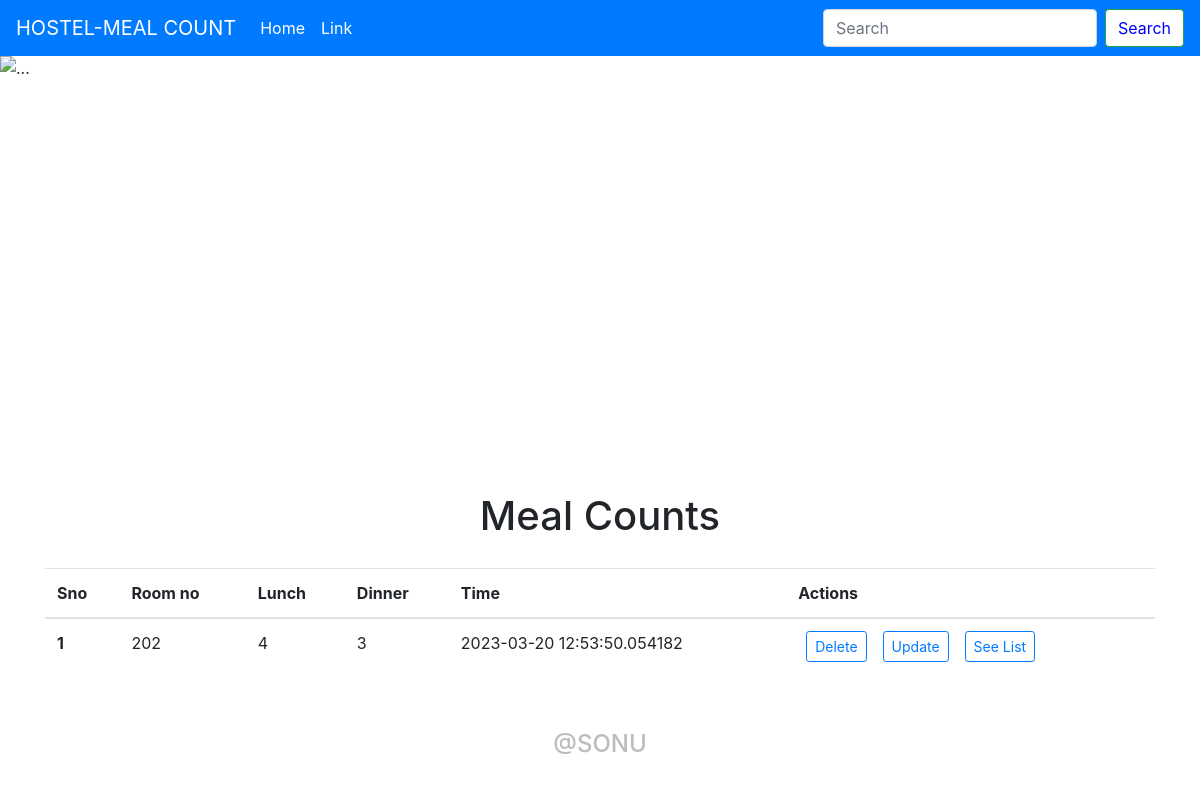
Page /home on the earlier database version.
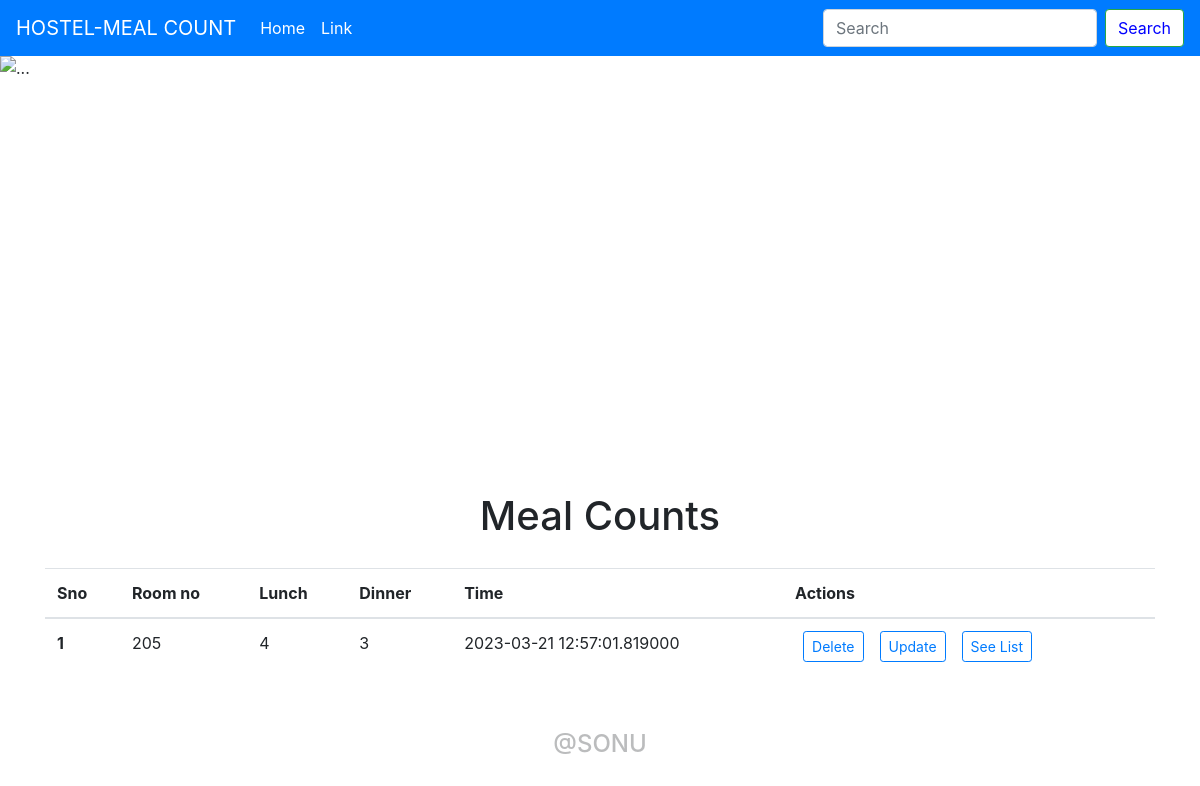
Same page on the later database version.
### app.py (models this page shows, shortened)
class Todo(db.Model):
    sno = db.Column(db.Integer, primary_key = True)
    title = db.Column(db.String(200), nullable = False)
    desc = db.Column(db.String(500), nullable = True)
    lunch = db.Column(db.String(500), nullable = True)
    desc2 = db.Column(db.String(500), nullable = True)
    dinner = db.Column(db.String(500), nullable = True)
    date_created = db.Column(db.DateTime, default = datetime.utcnow)

### app.py (the view)
@app.route("/home", methods = ['GET', 'POST'])
def hello_world():
    allTodo = Todo.query.all()
    allpass = Todo.query.all()
    return render_template('index.html', allTodo=allTodo, allpass = allpass)

### templates/index.html (shortened to what this page needs)
{% extends 'base.html' %}
{% block body%}
      <div class="container my-3">
        <h1 style="text-align:center;padding:20px">Meal Counts</h1>
              {% if allTodo|length==0 %}
              <div class="alert alert-danger" role="alert">
                No Records Found. Add Meal Counts
              </div>
                 {% else %}
                 <table class="table">
                  <thead>
                    <tr>
                      <th scope="col">Sno</th>
                      <th scope="col">Room no</th>
                      <th scope="col">Lunch</th>
                      <th scope="col">Dinner</th>
                      <th scope="col">Time</th>
                      <th scope="col">Actions</th>
                    </tr>
                  </thead>
                  <tbody>
              {% for todo in allTodo %}
              <tr>
                <th scope="row">{{loop.index}}</th>
                <td>{{todo.title}}</td>
                <td>{{todo.desc}}</td>
                <td>{{todo.desc2}}</td>
                <td>{{todo.date_created}}</td>
                <td>
                  <a href="/delete/{{todo.sno}}" type="button" class="btn btn-outline-primary btn-sm mx-2" name="delete">Delete</button>
                  <a href="/update/{{todo.sno}}" type="button" class="btn btn-outline-primary btn-sm mx-2">Update</button>
                  <a href="/list/{{todo.sno}}" type="button" class="btn btn-outline-primary btn-sm mx-2">See List</button>
                  </td>
              </tr>
              {% endfor %}
              {% endif %}
            </tbody>
          </table>
      </div>
{% endblock body %}

### templates/base.html (shortened to what this page needs)
<!doctype html>
<html lang="en">
  <head>
    <link rel="stylesheet" href="https://cdn.jsdelivr.net/npm/bootstrap@4.3.1/dist/css/bootstrap.min.css">
  </head>
  <body>
    <nav class="navbar navbar-expand-lg navbar-light bg-primary">
        <a class="navbar-brand" style="color: white" href="/">HOSTEL-MEAL COUNT</a>
        <div class="collapse navbar-collapse" id="navbarSupportedContent">
          <ul class="navbar-nav mr-auto">
            <li class="nav-item active">
              <a class="nav-link" href="http://127.0.0.1:8000/home" style="color: white" >Home <span class="sr-only">(current)</span></a>
            </li>
            <li class="nav-item">
              <a class="nav-link" href="#" style="color: white" >Link</a>
            </li>
          </ul>
          <form class="form-inline my-2 my-lg-0">
            <input class="form-control mr-sm-2" type="search" placeholder="Search" aria-label="Search">
            <button class="btn btn-outline-success my-2 my-sm-0" type="submit" style="background-color:white;color:blue">Search</button>
          </form>
        </div>
      </nav>
      <div id="carouselExampleSlidesOnly" class="carousel slide" data-ride="carousel">
        <div class="carousel-inner">
          <div class="carousel-item active">
              <img src="https://th.bing.com/th/id/R.5c1cb9376b3bee7effa4286fbc6ef4ba?rik=KimYjCSDB1u4jg&riu=http%3a%2f%2fs1.picswalls.com%2fwallpapers%2f2016%2f03%2f29%2fawesome-beautiful-nature-wallpaper_042319501_304.jpg&ehk=8bGUOKnA5IrfEG%2foi23atcc7xm8BmgDPkLvJhn94JwA%3d&risl=&pid=ImgRaw&r=0" class="d-block w-100" alt="..." width="400px" height="400px">
          </div>
        </div>
      </div>
    {% block body%}
    {% endblock body %}
    <h1 style="text-align:center; padding:40px;opacity:0.3;font-size:1.5rem">@SONU</h1>
  </body>
  </html>

Differences in the rows shown:
changed Todo: title "202" → "205"; date_created "2023-03-20 12:53:50.054182" → "2023-03-21 12:57:01.819000"
